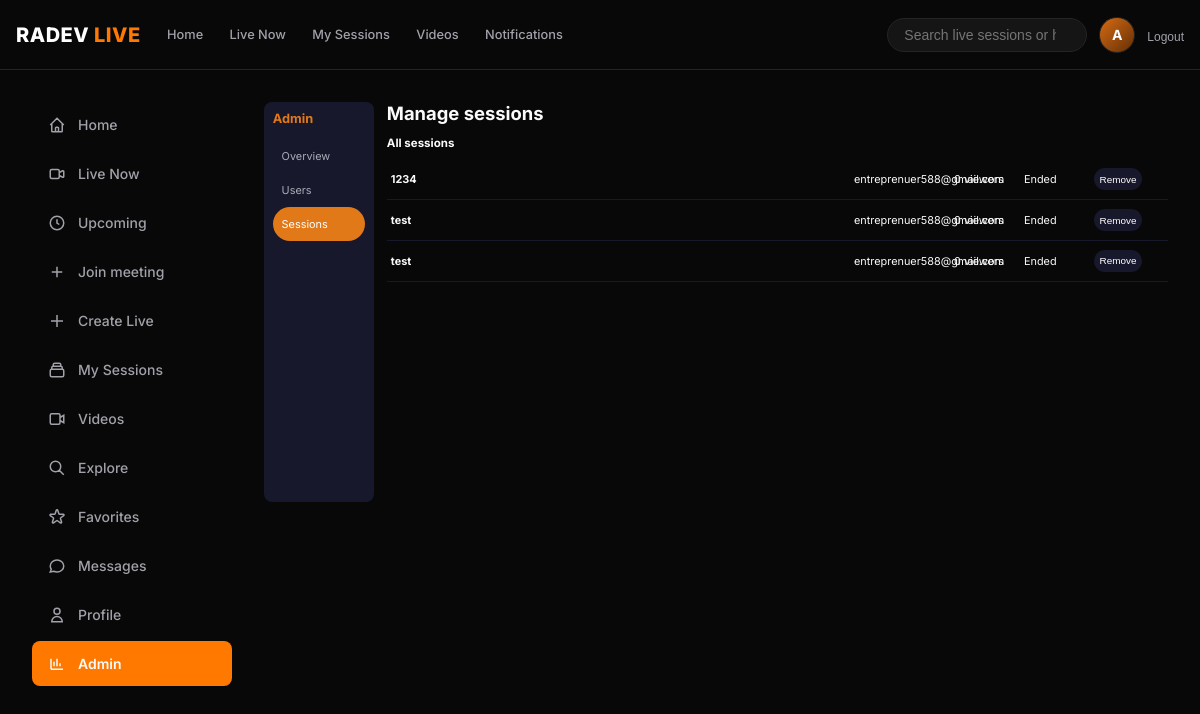
Page /admin-sessions/ (signed in) on the earlier database version.
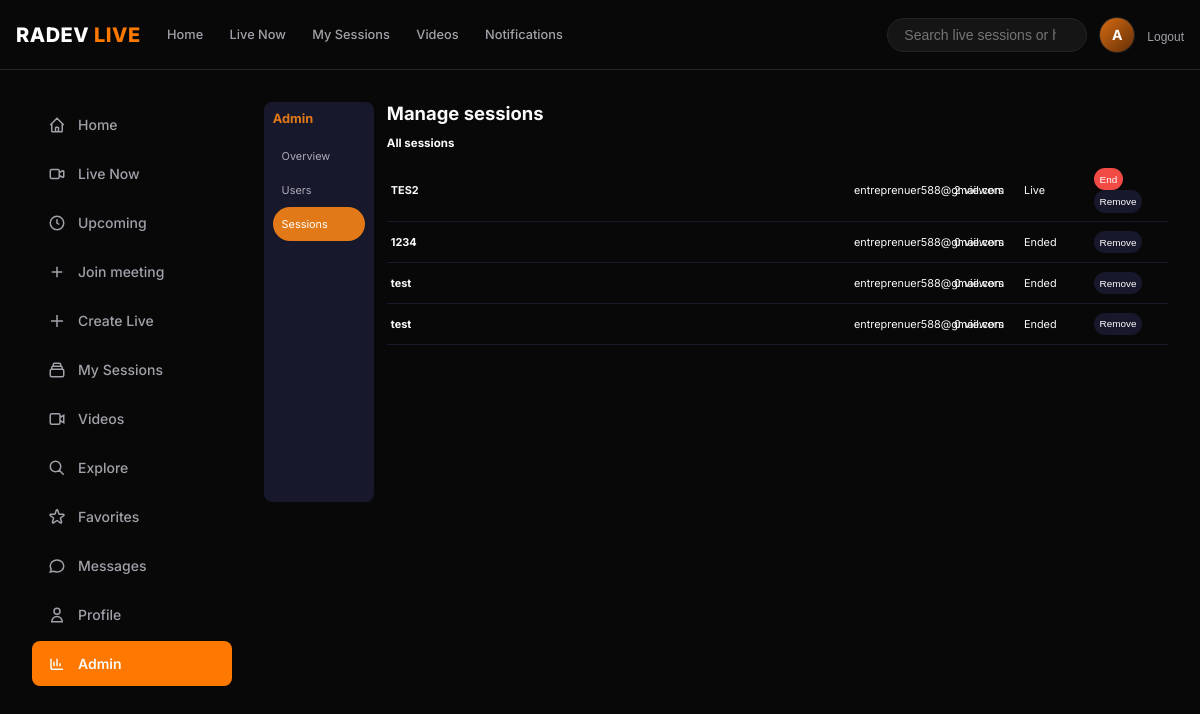
Same page on the later database version.
### streaming/models.py (models this page shows, shortened)
class LiveSession(models.Model):
    CATEGORY_CHOICES = [
        ("education", "Education"),
        ("business", "Business"),
        ("entertainment", "Entertainment"),
        ("gaming", "Gaming"),
        ("technology", "Technology"),
        ("music", "Music"),
        ("fitness", "Fitness"),
        ("cooking", "Cooking"),
    ]
    VISIBILITY_CHOICES = [
        ("public", "Public"),
        ("private", "Private"),
    ]
    STATUS_CHOICES = [
        ("scheduled", "Not started"),
        ("live", "Live"),
        ("ended", "Ended"),
    ]
    PREVIEW_STATUS_CHOICES = [
        ("none", "No preview"),
        ("recording", "Recording"),
        ("processing", "Processing"),
        ("ready", "Ready"),
        ("failed", "Failed"),
        ("deleted", "Deleted"),
    ]
    host = models.ForeignKey(
        settings.AUTH_USER_MODEL,
        on_delete=models.CASCADE,
        related_name="hosted_sessions",
    )
    title = models.CharField(max_length=150)
    description = models.TextField(blank=True)
    category = models.CharField(
        max_length=20,
        choices=CATEGORY_CHOICES,
        default="education",
    )
    room_name = models.UUIDField(
        default=uuid.uuid4,
        unique=True,
        editable=False,
    )
    visibility = models.CharField(
        max_length=10,
        choices=VISIBILITY_CHOICES,
        default="public",
    )
    status = models.CharField(
        max_length=15,
        choices=STATUS_CHOICES,
        default="scheduled",
    )
    is_locked = models.BooleanField(default=False)
    chat_enabled = models.BooleanField(default=True)
    scheduled_at = models.DateTimeField(null=True, blank=True)
    participant_limit = models.PositiveIntegerField(default=50)
    thumbnail = models.ImageField(
        upload_to="stream_thumbnails/",
        null=True,
        blank=True,
    )
    preview_status = models.CharField(
        max_length=12,
        choices=PREVIEW_STATUS_CHOICES,
        default="none",
    )
    preview_egress_id = models.CharField(max_length=100, blank=True)
    preview_object_key = models.CharField(max_length=500, blank=True)
    host_recording_consented_at = models.DateTimeField(null=True, blank=True)
    created_at = models.DateTimeField(auto_now_add=True)
    started_at = models.DateTimeField(null=True, blank=True)
    ended_at = models.DateTimeField(null=True, blank=True)
    class Meta:
        ordering = ["-created_at"]
    @property
    def active_participant_count(self):
        return self.participants.filter(left_at__isnull=True).count()

### accounts/models.py (models this page shows, shortened)
class UserProfile(models.Model):
    user = models.OneToOneField(
        User,
        on_delete=models.CASCADE,
        related_name='profile'
    )
    full_name = models.CharField(max_length=150, blank=True)
    username = models.SlugField(max_length=150, unique=True, blank=True)
    bio = models.TextField(max_length=500, blank=True)
    avatar = models.ImageField(
        upload_to='profiles/',
        blank=True,
        null=True
    )
    is_host = models.BooleanField(default=False)
    is_verified = models.BooleanField(default=False)
    created_at = models.DateTimeField(auto_now_add=True)

### core/views.py (the view)
# urls.py: path("admin-sessions/", views.admin_sessions, name="admin_sessions"),
@login_required
def admin_sessions(request):
    if not request.user.is_staff:
        return redirect("core:dashboard")
    sessions = LiveSession.objects.select_related("host").order_by("-created_at")
    return render(request, "core/admin_sessions.html", {"sessions": sessions})

### templates/core/admin_sessions.html (shortened to what this page needs)
{% extends "base_app.html" %}
{% block body_class %}admin-sessions-view{% endblock %}
{% block content %}
<div class="admin-layout"><aside class="admin-side"><h2>Admin</h2><a href="{% url 'core:admin_overview' %}">Overview</a><a href="{% url 'core:admin_overview' %}">Users</a><a class="active" href="{% url 'core:admin_sessions' %}">Sessions</a></aside>
<main class="admin-main"><h1>Manage sessions</h1><h2 style="font-size:.72rem;margin:.55rem 0">All sessions</h2>{% for session in sessions %}<div class="session-row"><strong>{{ session.title }}</strong><span>{{ session.host.profile.full_name|default:session.host.email }}</span><span>{{ session.active_participant_count }} viewers</span><span>{{ session.get_status_display }}</span><div>{% if session.status != "ended" %}<form method="post" action="{% url 'core:admin_end_session' session.room_name %}" style="display:inline">{% csrf_token %}<button class="end" type="submit">End</button></form>{% endif %}<form method="post" action="{% url 'core:admin_remove_session' session.room_name %}" style="display:inline" onsubmit="return confirm('Permanently remove this session and its history?')">{% csrf_token %}<button class="remove" type="submit">Remove</button></form></div></div>{% empty %}<p class="text-muted">No sessions have been created.</p>{% endfor %}</main></div>
{% endblock %}

Differences in the rows shown:
added LiveSession: title "TES2", host.profile.full_name "entreprenuer588@gmail.com", active_participant_count "2", status "Live", shows "End"
